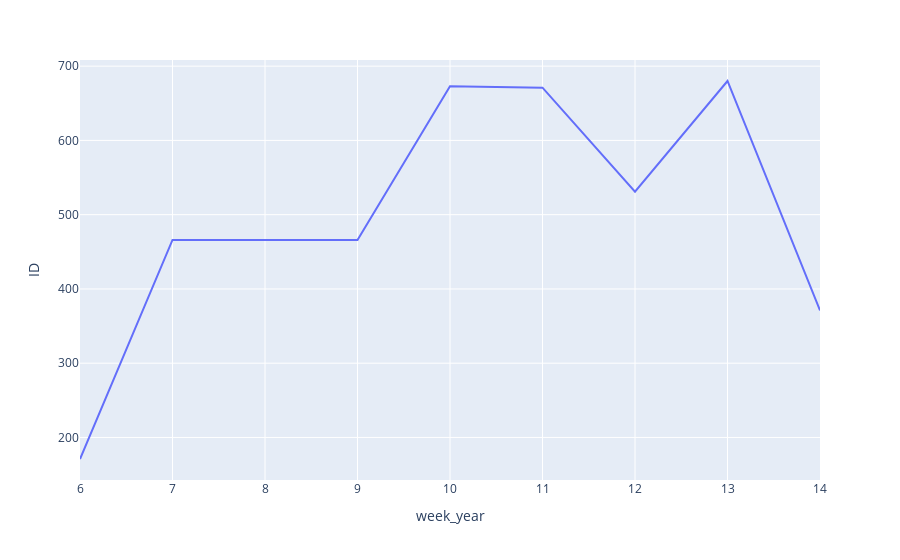

The notebook cell saved with this chart:
### Markdown cell above
#### 2. Quantidade de pedidos por semana.

### Code cell
cols = ['ID', 'week_year']

task2 = df1.loc[:,cols].groupby('week_year').count().reset_index().sort_values('week_year')

# Grafico Seaborn
sns.relplot(x='week_year', y='ID', data=task2, kind='line',aspect=2.5, height=7)


# Grafico Plotly
px.line(task2, x='week_year', y='ID')

### Figure 1 — Plotly figure (JSON) as saved in the notebook; plotly's stock layout.template omitted (floating-point values rounded to 4 significant figures)
{"data": [{"hovertemplate": "week_year=%{x}<br>ID=%{y}<extra></extra>", "legendgroup": "", "line": {"color": "#636efa", "dash": "solid"}, "marker": {"symbol": "circle"}, "mode": "lines", "name": "", "orientation": "v", "showlegend": false, "type": "scatter", "x": [6, 7, 9, 10, 11, 12, 13, 14], "xaxis": "x", "y": [171, 466, 466, 673, 671, 531, 680, 371], "yaxis": "y"}], "layout": {"legend": {"tracegroupgap": 0}, "margin": {"t": 60}, "xaxis": {"anchor": "y", "domain": [0, 1], "title": {"text": "week_year"}}, "yaxis": {"anchor": "x", "domain": [0, 1], "title": {"text": "ID"}}}}
